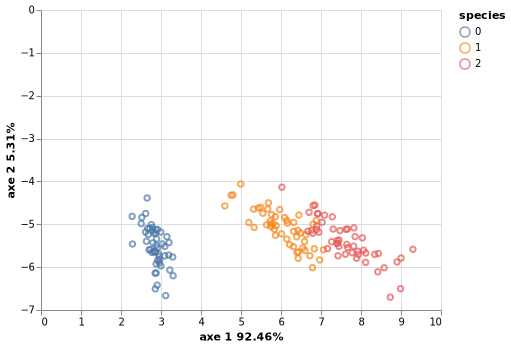

Source code (Python):

import numpy as np # linear algebra
import pandas as pd # data processing, CSV file I/O (e.g. pd.read_csv)
import altair as alt
from numpy import linalg as LA
from sklearn import datasets
from sklearn.decomposition import PCA

# Téléchargement du jeux de données iris 
# https://gist.github.com/netj/8836201

data, species = datasets.load_iris(return_X_y=True)

data = pd.DataFrame(data)
species = pd.DataFrame(species)

data.to_csv('species.csv', index=False)

print("Dataframe summary")
print(data.iloc[:,:])

# Calcul de la matrice de covariance 
cov_matrix = data.cov()
print("Covariance matrix")
print(cov_matrix)

# Calcul des vecteurs et valeurs propres de la matrice de covariance 
eigen_values, eigen_vectors = LA.eig(cov_matrix)

print("Eigen vectors")
print(eigen_vectors)

print("Eigen values")
print(eigen_values)

print("Explained variance")
pca = PCA(n_components=4)
pca.fit(data)
print(pca.explained_variance_ratio_)

# Calcul de l'information récupéré en pourcentage sur les 2 premiers axes
info = (eigen_values / sum(eigen_values) * 100).round(2)
axe1_info = info[0]
axe2_info = info[1]

# Projection des points sur les deux premiers vecteurs 
projection_matrix = eigen_vectors.T[:][:2].T
print("Projection matrix 2 first vectors")
print(projection_matrix)

data_t = data.dot(projection_matrix)

# Affichage des nouvelles données à 2 dimensions
data_t.columns = ["axe1", "axe2"]
data_t["species"] = species

print("Projection on dataframe")
print(data_t)

chart = alt.Chart(data_t).mark_point().encode(
    x=alt.X("axe1", title=f"axe 1 {axe1_info}%"), 
    y=alt.Y("axe2", title=f"axe 2 {axe2_info}%"), 
    color="species:N")

chart.save('./scatter.png')    
